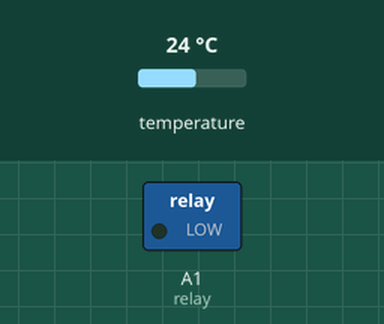
Simulated run of this sketch. Board: Arduino Uno, built with avr-gcc and run on an emulated ATmega328P. Shown: switched loads named in the sketch (green lamp = pin HIGH). The inputs (shaded band) are chosen by the test bench; at power-on: temperature 24 °C. What the sketch prints to the serial monitor is not drawn.

Above: at 3.3 s.
3.4 s: temperature set to 25 °C
6.5 s: temperature set to 26.1 °C
At 10.0 s:
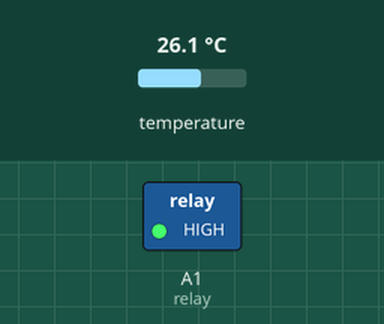
10.3 s: temperature set to 25.3 °C
15.3 s: temperature set to 24.3 °C
At 20.6 s:
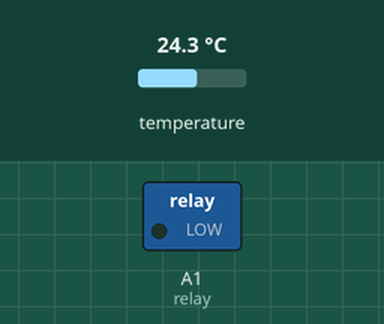
20.9 s: temperature set to 28 °C
At 23.9 s:
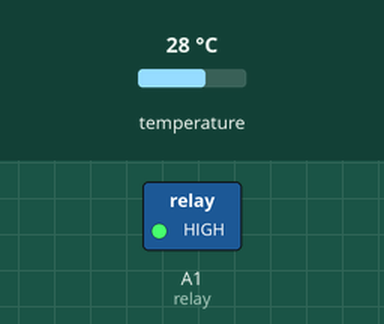
Timing chart, 0 to 25.4 s (numbered marks = the images above; inputs shaded):
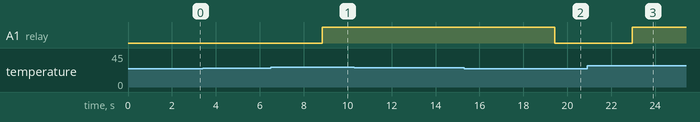

Measured:
- the behaviour switches between 25.5 and 25.6 °C on temperature (found by bisection; images 0 and 1)
- the behaviour switches between 25 and 24.9 °C on temperature (found by bisection; images 1 and 2)
- after the input at 3.4 s, every drawn part: stays the same
- after the input at 6.5 s, A1 (relay): LOW → HIGH after 2.3 s
- after the input at 10.3 s, every drawn part: stays the same
- after the input at 15.3 s, A1 (relay): HIGH → LOW after 4.1 s
- after the input at 20.9 s, A1 (relay): LOW → HIGH after 2.1 s

The sketch:

NewTempSen_v2-wRelay.ino
```cpp
/********************************************************************/
// First we include the libraries
#include <OneWire.h>
#include <DallasTemperature.h>

const int relay = A1;  //Relay switch pin

/********************************************************************/
// Data wire is plugged into pin 2 on the Arduino
#define ONE_WIRE_BUS 2
/********************************************************************/
// Setup a oneWire instance to communicate with any OneWire devices
// (not just Maxim/Dallas temperature ICs)
OneWire oneWire(ONE_WIRE_BUS);
/********************************************************************/
// Pass our oneWire reference to Dallas Temperature.
DallasTemperature sensors(&oneWire);
/********************************************************************/
void setup(void)
{
 // start serial port
 Serial.begin(9600);
 Serial.println("Dallas Temperature IC Control Library Demo");
 // Start up the library
 sensors.begin();
}
void loop(void)
{
  // initialize digital pin A1 as an output.
  pinMode(relay, OUTPUT);

 // call sensors.requestTemperatures() to issue a global temperature
 // request to all devices on the bus
/********************************************************************/
 Serial.print(" Requesting temperatures...");
 sensors.requestTemperatures(); // Send the command to get temperature readings
 Serial.println("DONE");
/********************************************************************/
//convert to F from C
 double sensorReadingF = (((sensors.getTempCByIndex(0))* 1.8) + 32);
 Serial.print("Temperature is: ");
 Serial.print(sensorReadingF); // Why "byIndex"?
   // You can have more than one DS18B20 on the same bus.
   // 0 refers to the first IC on the wire
   delay(1000);

   if (sensorReadingF >= 78.01)
   {
    while (sensorReadingF >= 77)
    {
      //turn on fan until temp is 77F
      digitalWrite(relay, HIGH);

      sensorReadingF = (((sensors.getTempCByIndex(0))* 1.8) + 32);
      Serial.print(" Requesting temperatures...");
      sensors.requestTemperatures(); // Send the command to get temperature readings
      Serial.println("DONE");
      Serial.print("Temperature is: ");
      Serial.print(sensorReadingF);
      delay(1000);
    }
   }
   else
   {
    digitalWrite(relay, LOW);
   }
}
```
